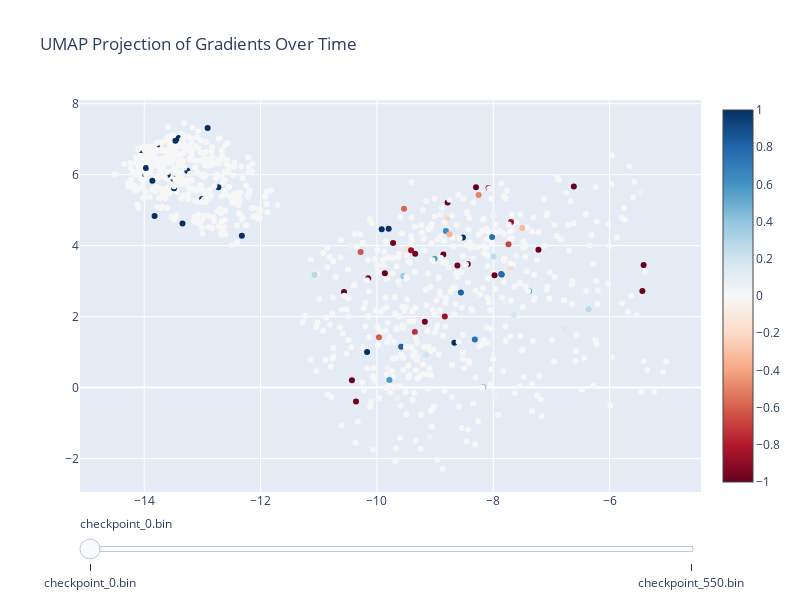

This figure's notebook cell:
### Code cell
import numpy as np
import plotly.graph_objs as go
from plotly.subplots import make_subplots
from sklearn.decomposition import PCA, TruncatedSVD
from umap import UMAP

from sklearn.neighbors import LocalOutlierFactor

run_type = "w2s"
target_label_column = "weak_soft_label"
checkpoints = list(s for s in proj_grads[run_type].keys())
frames_data = []
colors = []

projector = None
for ckpt_key in checkpoints[:1]:
    ckpt_grads = proj_grads["w2s"][ckpt_key][target_label_column]
    
    # outlier detection: remove outliers
    out_detector = LocalOutlierFactor(n_neighbors=20, contamination=0.05)
    inliers = out_detector.fit_predict(ckpt_grads.cpu().numpy()) == 1
    percent_outliers = 1 - inliers.mean()
    print(f"Outliers: {percent_outliers:.1%}")
    
    ckpt_grads = ckpt_grads[inliers]
    color = weak_error[inliers]

    # project away from the difference in means directions
    l = final_eval_results["weak_soft_label"][inliers][:, 1] > 0.5
    mean_diff = ckpt_grads[l == 1].mean(dim=0) - ckpt_grads[l == 0].mean(dim=0)
    ckpt_grads = ckpt_grads - ckpt_grads @ mean_diff[:, None] * mean_diff[None, :] / (mean_diff @ mean_diff)

    if projector is None:
        projector = UMAP(n_components=2, n_neighbors=15, metric='euclidean', random_state=0, densmap=True)
        projector.fit(ckpt_grads.cpu().numpy())
    proj_2d = projector.transform(ckpt_grads.cpu().numpy())
    
    colors.append(color)
    frames_data.append(proj_2d)

# Prepare the animated plot
fig = make_subplots(rows=1, cols=1)

traces = [go.Scatter(
    x=frames_data[0][:, 0], y=frames_data[0][:, 1],
    mode='markers',
    marker=dict(size=6, color=colors[0],  # assuming weak_error is properly calculated per checkpoint
                colorscale='RdBu', showscale=True),
    text=np.arange(len(frames_data[0])),
    hoverinfo='text'
)]

fig.add_traces(traces)

# Add frames
frames = [go.Frame(
    data=[go.Scatter(
        x=frame[:, 0], y=frame[:, 1],
        mode='markers',
        marker=dict(size=6, color=color,  # assuming weak_error recalculated for each checkpoint
                    colorscale='RdBu', showscale=True),
        text=np.arange(len(frame))
    )],
    name=str(ckpt)
) for frame, ckpt, color in zip(frames_data, checkpoints, colors)]

fig.frames = frames

# Add slider
sliders = [dict(
    steps=[dict(method='animate',
                args=[[str(ckpt)],
                      dict(mode='immediate',
                           frame=dict(duration=500, redraw=True),
                           fromcurrent=True)],
                label=str(ckpt)) for ckpt in checkpoints],
    transition={'duration': 400},
    x=0,
    y=0,
    currentvalue=dict(font=dict(size=12), visible=True),
    len=1.0
)]

fig.update_layout(
    title=dict(text='UMAP Projection of Gradients Over Time'),
    sliders=sliders,
    # xaxis=dict(title='PC1', range=[-1.5, 1.5]),
    # yaxis=dict(title='PC2', range=[-0.5, .5]),
    height=600, width=800
)
fig.show()

### Figure 1 — Plotly figure (JSON) as saved in the notebook; plotly's stock layout.template omitted (floating-point values rounded to 4 significant figures; data arrays with more than 128 entries replaced by an {"elided": "..."} marker saying what was removed)
{"data": [{"hoverinfo": "text", "marker": {"color": {"elided": "912 float values"}, "colorscale": [[0, "rgb(103,0,31)"], [0.1, "rgb(178,24,43)"], [0.2, "rgb(214,96,77)"], [0.3, "rgb(244,165,130)"], [0.4, "rgb(253,219,199)"], [0.5, "rgb(247,247,247)"], [0.6, "rgb(209,229,240)"], [0.7, "rgb(146,197,222)"], [0.8, "rgb(67,147,195)"], [0.9, "rgb(33,102,172)"], [1, "rgb(5,48,97)"]], "showscale": true, "size": 6}, "mode": "markers", "text": {"elided": "912 int values"}, "type": "scatter", "x": {"elided": "912 float values"}, "y": {"elided": "912 float values"}}], "layout": {"height": 600, "sliders": [{"currentvalue": {"font": {"size": 12}, "visible": true}, "len": 1, "steps": [{"args": [["checkpoint_0.bin"], {"frame": {"duration": 500, "redraw": true}, "fromcurrent": true, "mode": "immediate"}], "label": "checkpoint_0.bin", "method": "animate"}, {"args": [["checkpoint_550.bin"], {"frame": {"duration": 500, "redraw": true}, "fromcurrent": true, "mode": "immediate"}], "label": "checkpoint_550.bin", "method": "animate"}], "transition": {"duration": 400}, "x": 0, "y": 0}], "title": {"text": "UMAP Projection of Gradients Over Time"}, "width": 800, "xaxis": {"anchor": "y", "domain": [0, 1]}, "yaxis": {"anchor": "x", "domain": [0, 1]}}}
